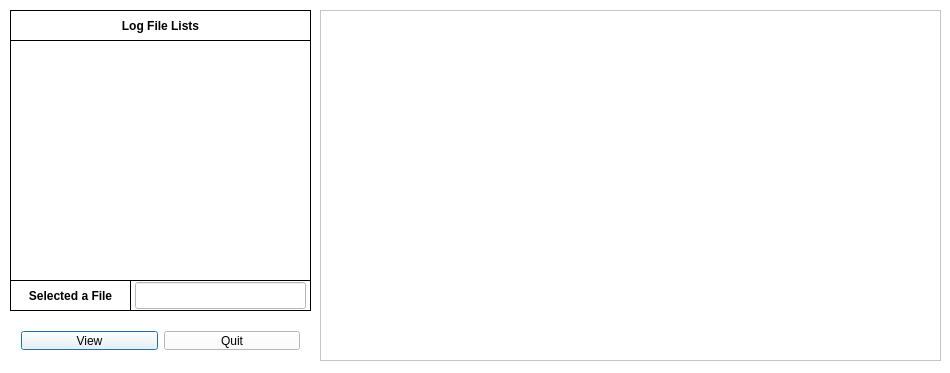
<?xml version="1.0" encoding="UTF-8"?>
<ui version="4.0">
 <class>ViewLog</class>
 <widget class="QDialog" name="ViewLog">
  <property name="geometry">
   <rect>
    <x>0</x>
    <y>0</y>
    <width>950</width>
    <height>373</height>
   </rect>
  </property>
  <property name="palette">
   <palette>
    <active>
     <colorrole role="WindowText">
      <brush brushstyle="SolidPattern">
       <color alpha="255">
        <red>0</red>
        <green>0</green>
        <blue>0</blue>
       </color>
      </brush>
     </colorrole>
     <colorrole role="Button">
      <brush brushstyle="SolidPattern">
       <color alpha="255">
        <red>255</red>
        <green>255</green>
        <blue>255</blue>
       </color>
      </brush>
     </colorrole>
     <colorrole role="Light">
      <brush brushstyle="SolidPattern">
       <color alpha="255">
        <red>255</red>
        <green>255</green>
        <blue>255</blue>
       </color>
      </brush>
     </colorrole>
     <colorrole role="Midlight">
      <brush brushstyle="SolidPattern">
       <color alpha="255">
        <red>255</red>
        <green>255</green>
        <blue>255</blue>
       </color>
      </brush>
     </colorrole>
     <colorrole role="Dark">
      <brush brushstyle="SolidPattern">
       <color alpha="255">
        <red>127</red>
        <green>127</green>
        <blue>127</blue>
       </color>
      </brush>
     </colorrole>
     <colorrole role="Mid">
      <brush brushstyle="SolidPattern">
       <color alpha="255">
        <red>170</red>
        <green>170</green>
        <blue>170</blue>
       </color>
      </brush>
     </colorrole>
     <colorrole role="Text">
      <brush brushstyle="SolidPattern">
       <color alpha="255">
        <red>0</red>
        <green>0</green>
        <blue>0</blue>
       </color>
      </brush>
     </colorrole>
     <colorrole role="BrightText">
      <brush brushstyle="SolidPattern">
       <color alpha="255">
        <red>255</red>
        <green>255</green>
        <blue>255</blue>
       </color>
      </brush>
     </colorrole>
     <colorrole role="ButtonText">
      <brush brushstyle="SolidPattern">
       <color alpha="255">
        <red>0</red>
        <green>0</green>
        <blue>0</blue>
       </color>
      </brush>
     </colorrole>
     <colorrole role="Base">
      <brush brushstyle="SolidPattern">
       <color alpha="255">
        <red>255</red>
        <green>255</green>
        <blue>255</blue>
       </color>
      </brush>
     </colorrole>
     <colorrole role="Window">
      <brush brushstyle="SolidPattern">
       <color alpha="255">
        <red>255</red>
        <green>255</green>
        <blue>255</blue>
       </color>
      </brush>
     </colorrole>
     <colorrole role="Shadow">
      <brush brushstyle="SolidPattern">
       <color alpha="255">
        <red>0</red>
        <green>0</green>
        <blue>0</blue>
       </color>
      </brush>
     </colorrole>
     <colorrole role="AlternateBase">
      <brush brushstyle="SolidPattern">
       <color alpha="255">
        <red>255</red>
        <green>255</green>
        <blue>255</blue>
       </color>
      </brush>
     </colorrole>
     <colorrole role="ToolTipBase">
      <brush brushstyle="SolidPattern">
       <color alpha="255">
        <red>255</red>
        <green>255</green>
        <blue>220</blue>
       </color>
      </brush>
     </colorrole>
     <colorrole role="ToolTipText">
      <brush brushstyle="SolidPattern">
       <color alpha="255">
        <red>0</red>
        <green>0</green>
        <blue>0</blue>
       </color>
      </brush>
     </colorrole>
    </active>
    <inactive>
     <colorrole role="WindowText">
      <brush brushstyle="SolidPattern">
       <color alpha="255">
        <red>0</red>
        <green>0</green>
        <blue>0</blue>
       </color>
      </brush>
     </colorrole>
     <colorrole role="Button">
      <brush brushstyle="SolidPattern">
       <color alpha="255">
        <red>255</red>
        <green>255</green>
        <blue>255</blue>
       </color>
      </brush>
     </colorrole>
     <colorrole role="Light">
      <brush brushstyle="SolidPattern">
       <color alpha="255">
        <red>255</red>
        <green>255</green>
        <blue>255</blue>
       </color>
      </brush>
     </colorrole>
     <colorrole role="Midlight">
      <brush brushstyle="SolidPattern">
       <color alpha="255">
        <red>255</red>
        <green>255</green>
        <blue>255</blue>
       </color>
      </brush>
     </colorrole>
     <colorrole role="Dark">
      <brush brushstyle="SolidPattern">
       <color alpha="255">
        <red>127</red>
        <green>127</green>
        <blue>127</blue>
       </color>
      </brush>
     </colorrole>
     <colorrole role="Mid">
      <brush brushstyle="SolidPattern">
       <color alpha="255">
        <red>170</red>
        <green>170</green>
        <blue>170</blue>
       </color>
      </brush>
     </colorrole>
     <colorrole role="Text">
      <brush brushstyle="SolidPattern">
       <color alpha="255">
        <red>0</red>
        <green>0</green>
        <blue>0</blue>
       </color>
      </brush>
     </colorrole>
     <colorrole role="BrightText">
      <brush brushstyle="SolidPattern">
       <color alpha="255">
        <red>255</red>
        <green>255</green>
        <blue>255</blue>
       </color>
      </brush>
     </colorrole>
     <colorrole role="ButtonText">
      <brush brushstyle="SolidPattern">
       <color alpha="255">
        <red>0</red>
        <green>0</green>
        <blue>0</blue>
       </color>
      </brush>
     </colorrole>
     <colorrole role="Base">
      <brush brushstyle="SolidPattern">
       <color alpha="255">
        <red>255</red>
        <green>255</green>
        <blue>255</blue>
       </color>
      </brush>
     </colorrole>
     <colorrole role="Window">
      <brush brushstyle="SolidPattern">
       <color alpha="255">
        <red>255</red>
        <green>255</green>
        <blue>255</blue>
       </color>
      </brush>
     </colorrole>
     <colorrole role="Shadow">
      <brush brushstyle="SolidPattern">
       <color alpha="255">
        <red>0</red>
        <green>0</green>
        <blue>0</blue>
       </color>
      </brush>
     </colorrole>
     <colorrole role="AlternateBase">
      <brush brushstyle="SolidPattern">
       <color alpha="255">
        <red>255</red>
        <green>255</green>
        <blue>255</blue>
       </color>
      </brush>
     </colorrole>
     <colorrole role="ToolTipBase">
      <brush brushstyle="SolidPattern">
       <color alpha="255">
        <red>255</red>
        <green>255</green>
        <blue>220</blue>
       </color>
      </brush>
     </colorrole>
     <colorrole role="ToolTipText">
      <brush brushstyle="SolidPattern">
       <color alpha="255">
        <red>0</red>
        <green>0</green>
        <blue>0</blue>
       </color>
      </brush>
     </colorrole>
    </inactive>
    <disabled>
     <colorrole role="WindowText">
      <brush brushstyle="SolidPattern">
       <color alpha="255">
        <red>0</red>
        <green>0</green>
        <blue>0</blue>
       </color>
      </brush>
     </colorrole>
     <colorrole role="Button">
      <brush brushstyle="SolidPattern">
       <color alpha="255">
        <red>255</red>
        <green>255</green>
        <blue>255</blue>
       </color>
      </brush>
     </colorrole>
     <colorrole role="Light">
      <brush brushstyle="SolidPattern">
       <color alpha="255">
        <red>255</red>
        <green>255</green>
        <blue>255</blue>
       </color>
      </brush>
     </colorrole>
     <colorrole role="Midlight">
      <brush brushstyle="SolidPattern">
       <color alpha="255">
        <red>255</red>
        <green>255</green>
        <blue>255</blue>
       </color>
      </brush>
     </colorrole>
     <colorrole role="Dark">
      <brush brushstyle="SolidPattern">
       <color alpha="255">
        <red>127</red>
        <green>127</green>
        <blue>127</blue>
       </color>
      </brush>
     </colorrole>
     <colorrole role="Mid">
      <brush brushstyle="SolidPattern">
       <color alpha="255">
        <red>170</red>
        <green>170</green>
        <blue>170</blue>
       </color>
      </brush>
     </colorrole>
     <colorrole role="Text">
      <brush brushstyle="SolidPattern">
       <color alpha="255">
        <red>0</red>
        <green>0</green>
        <blue>0</blue>
       </color>
      </brush>
     </colorrole>
     <colorrole role="BrightText">
      <brush brushstyle="SolidPattern">
       <color alpha="255">
        <red>255</red>
        <green>255</green>
        <blue>255</blue>
       </color>
      </brush>
     </colorrole>
     <colorrole role="ButtonText">
      <brush brushstyle="SolidPattern">
       <color alpha="255">
        <red>0</red>
        <green>0</green>
        <blue>0</blue>
       </color>
      </brush>
     </colorrole>
     <colorrole role="Base">
      <brush brushstyle="SolidPattern">
       <color alpha="255">
        <red>255</red>
        <green>255</green>
        <blue>255</blue>
       </color>
      </brush>
     </colorrole>
     <colorrole role="Window">
      <brush brushstyle="SolidPattern">
       <color alpha="255">
        <red>255</red>
        <green>255</green>
        <blue>255</blue>
       </color>
      </brush>
     </colorrole>
     <colorrole role="Shadow">
      <brush brushstyle="SolidPattern">
       <color alpha="255">
        <red>0</red>
        <green>0</green>
        <blue>0</blue>
       </color>
      </brush>
     </colorrole>
     <colorrole role="AlternateBase">
      <brush brushstyle="SolidPattern">
       <color alpha="255">
        <red>255</red>
        <green>255</green>
        <blue>255</blue>
       </color>
      </brush>
     </colorrole>
     <colorrole role="ToolTipBase">
      <brush brushstyle="SolidPattern">
       <color alpha="255">
        <red>255</red>
        <green>255</green>
        <blue>220</blue>
       </color>
      </brush>
     </colorrole>
     <colorrole role="ToolTipText">
      <brush brushstyle="SolidPattern">
       <color alpha="255">
        <red>0</red>
        <green>0</green>
        <blue>0</blue>
       </color>
      </brush>
     </colorrole>
    </disabled>
   </palette>
  </property>
  <property name="windowTitle">
   <string>ViewLog</string>
  </property>
  <widget class="QLabel" name="valueLB">
   <property name="enabled">
    <bool>true</bool>
   </property>
   <property name="geometry">
    <rect>
     <x>10</x>
     <y>10</y>
     <width>301</width>
     <height>31</height>
    </rect>
   </property>
   <property name="font">
    <font>
     <weight>75</weight>
     <bold>true</bold>
    </font>
   </property>
   <property name="styleSheet">
    <string notr="true"/>
   </property>
   <property name="frameShape">
    <enum>QFrame::Box</enum>
   </property>
   <property name="frameShadow">
    <enum>QFrame::Plain</enum>
   </property>
   <property name="text">
    <string>Log File Lists</string>
   </property>
   <property name="alignment">
    <set>Qt::AlignCenter</set>
   </property>
  </widget>
  <widget class="QListWidget" name="listWidget">
   <property name="geometry">
    <rect>
     <x>10</x>
     <y>40</y>
     <width>301</width>
     <height>241</height>
    </rect>
   </property>
   <property name="frameShape">
    <enum>QFrame::Box</enum>
   </property>
   <property name="frameShadow">
    <enum>QFrame::Plain</enum>
   </property>
  </widget>
  <widget class="QLabel" name="valueLB_2">
   <property name="enabled">
    <bool>true</bool>
   </property>
   <property name="geometry">
    <rect>
     <x>10</x>
     <y>280</y>
     <width>121</width>
     <height>31</height>
    </rect>
   </property>
   <property name="font">
    <font>
     <weight>75</weight>
     <bold>true</bold>
    </font>
   </property>
   <property name="styleSheet">
    <string notr="true"/>
   </property>
   <property name="frameShape">
    <enum>QFrame::Box</enum>
   </property>
   <property name="frameShadow">
    <enum>QFrame::Plain</enum>
   </property>
   <property name="text">
    <string>Selected a File</string>
   </property>
   <property name="alignment">
    <set>Qt::AlignCenter</set>
   </property>
  </widget>
  <widget class="QLabel" name="label">
   <property name="geometry">
    <rect>
     <x>130</x>
     <y>280</y>
     <width>181</width>
     <height>31</height>
    </rect>
   </property>
   <property name="frameShape">
    <enum>QFrame::Box</enum>
   </property>
   <property name="text">
    <string/>
   </property>
  </widget>
  <widget class="QLineEdit" name="lineEdit">
   <property name="enabled">
    <bool>false</bool>
   </property>
   <property name="geometry">
    <rect>
     <x>135</x>
     <y>282</y>
     <width>171</width>
     <height>27</height>
    </rect>
   </property>
  </widget>
  <widget class="QTextEdit" name="textEdit">
   <property name="geometry">
    <rect>
     <x>320</x>
     <y>10</y>
     <width>621</width>
     <height>351</height>
    </rect>
   </property>
  </widget>
  <widget class="QWidget" name="horizontalLayoutWidget">
   <property name="geometry">
    <rect>
     <x>10</x>
     <y>320</y>
     <width>301</width>
     <height>41</height>
    </rect>
   </property>
   <layout class="QHBoxLayout" name="horizontalLayout">
    <item>
     <widget class="QPushButton" name="viewButton">
      <property name="text">
       <string>View</string>
      </property>
     </widget>
    </item>
    <item>
     <widget class="QPushButton" name="quitButton">
      <property name="text">
       <string>Quit</string>
      </property>
     </widget>
    </item>
   </layout>
  </widget>
 </widget>
 <layoutdefault spacing="6" margin="11"/>
 <tabstops>
  <tabstop>viewButton</tabstop>
  <tabstop>quitButton</tabstop>
 </tabstops>
 <resources/>
 <connections/>
</ui>
